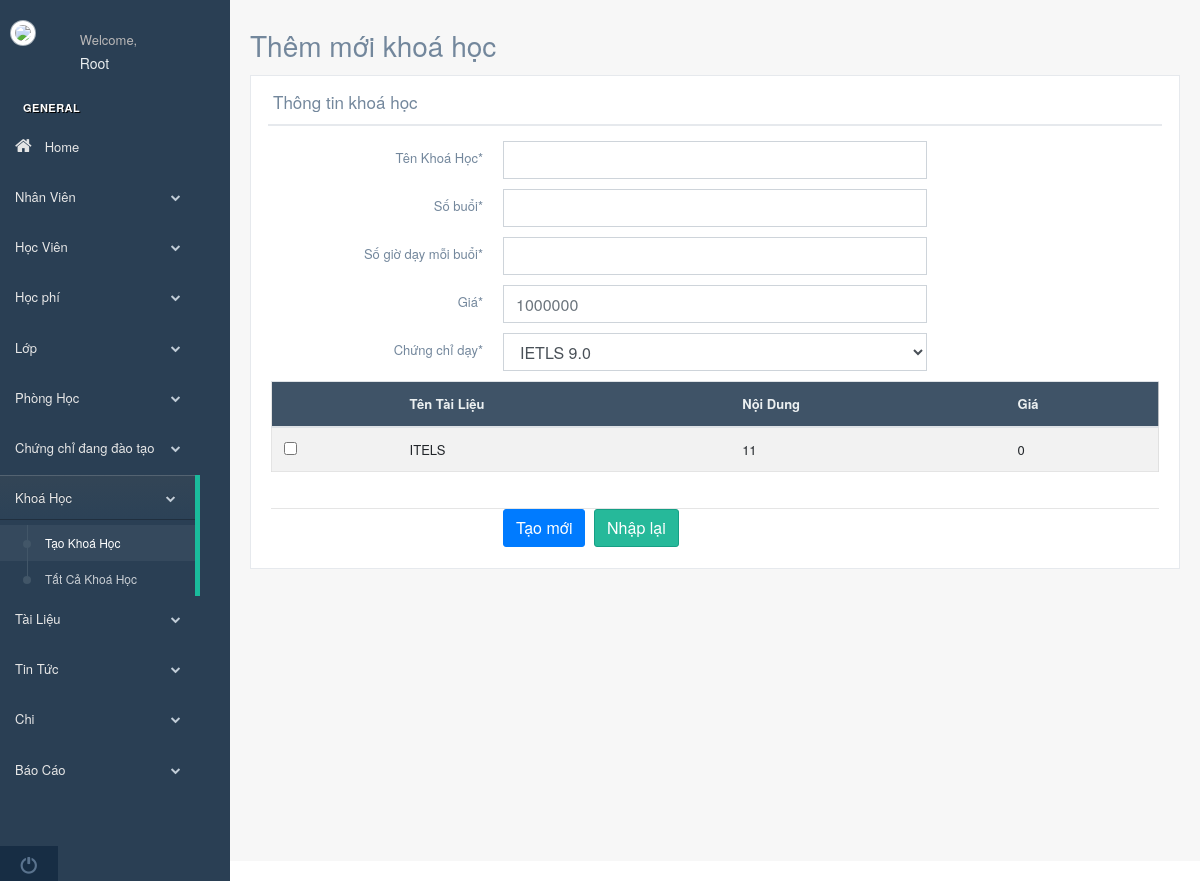
Before: /administration/form_courses.php (signed in) with the older database file.
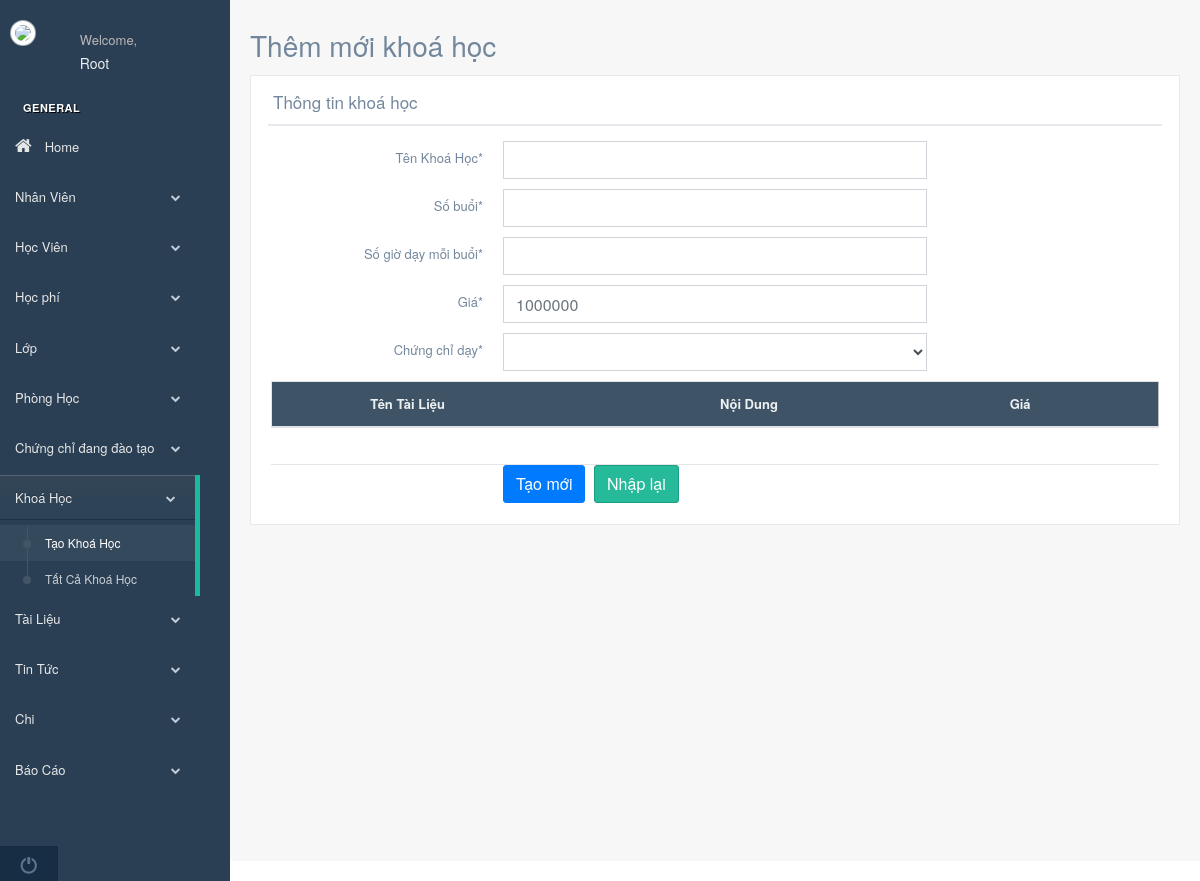
After: the same page with the newer database file.
### tables this page shows
CREATE TABLE `tailieu` (
  `id` int(255) NOT NULL,
  `tenTL` text NOT NULL,
  `noidung` varchar(255) NOT NULL,
  `image` longblob NOT NULL,
  `soluong` int(255) NOT NULL,
  `price` float NOT NULL
);

### administration/form_courses.php (the view, shortened to what the changed rows need)
<?php
include '../php/connect.php';
    $sql_document = "SELECT * FROM `tailieu`";
    $res_document = mysqli_query($conn,$sql_document);
    $res_degree = mysqli_query($conn, "SELECT * FROM `degree`");
?>
<!DOCTYPE html>
<html lang="en">
<head>
    <link href="../vendors/bootstrap/dist/css/bootstrap.min.css" rel="stylesheet">
    <link href="../vendors/font-awesome/css/font-awesome.min.css" rel="stylesheet">
    <link href="../vendors/nprogress/nprogress.css" rel="stylesheet">
    <link href="../build/css/custom.min.css" rel="stylesheet">
</head>
<body class="nav-md">
    <div class="container body">
        <div class="main_container">
        <div class="col-md-3 left_col">
          <div class="left_col scroll-view">
            <div class="profile clearfix">
              <div class="profile_info">
                <h2><?=$_SESSION['name'] ?></h2>
              </div>
            </div>
            <br />
          </div>
        </div>
            <div class="right_col" role="main">
                <div class="">
                    <div class="row">
                        <div class="col-md-12 col-sm-12">
                            <div class="x_panel">
                                <div class="x_title">
                                    <h2>Thông tin khoá học</h2>
                                </div>
                                <div class="x_content">
                                    <form  method="post">
                                        <div class="field item form-group">
                                            <div class="col-md-6 col-sm-6">
                                            <select name="degree" class="form-control"  >
                                            <?php while ($row_degree = mysqli_fetch_array($res_degree)){?>
                                                <option value="<?php echo $row_degree['id'] ?>"><?=$row_degree["tenDegree"] ?></option>
                                                <?php }?>
                                            </div>
                                            </div>
                                        </div>
                                        <div class="table-responsive">
                      <table class="table table-striped jambo_table bulk_action bulk_action">
                        <thead>
                          <tr class="headings">
                            <th>
                            </th>
                            <th class="column-title">Tên Tài Liệu </th>
                            <th class="column-title">Nội Dung </th>
                            <th class="column-title">Giá</th>
                          </tr>
                        </thead>
                        <tbody>
                        <?php while ($row = mysqli_fetch_array($res_document)){?>
                          <tr class="even pointer">
                            <td class="a-center ">
                              <input type="checkbox" class="flat" name="id[]" value="<?php echo $row['id']?>">
                            </td>
                            <td class=" "><?=$row['tenTL']?></td>
                            <td class=" "><?=$row['noidung']?></td>
                            <td class=" "><?=$row['price']?></td>
                          </tr>
                          <?php } ?>
                        </tbody>
                      </table>
                    </div>
                                </div>
                            </div>
                        </div>
                    </div>
                </div>
            </div>
        </div>
</body>
</html>

Changed rows visible on the page:
removed tailieu: tenTL "ITELS", noidung "11", price "0"
Other visible differences:
form field degree: "IETLS 9.0" → (not shown)
